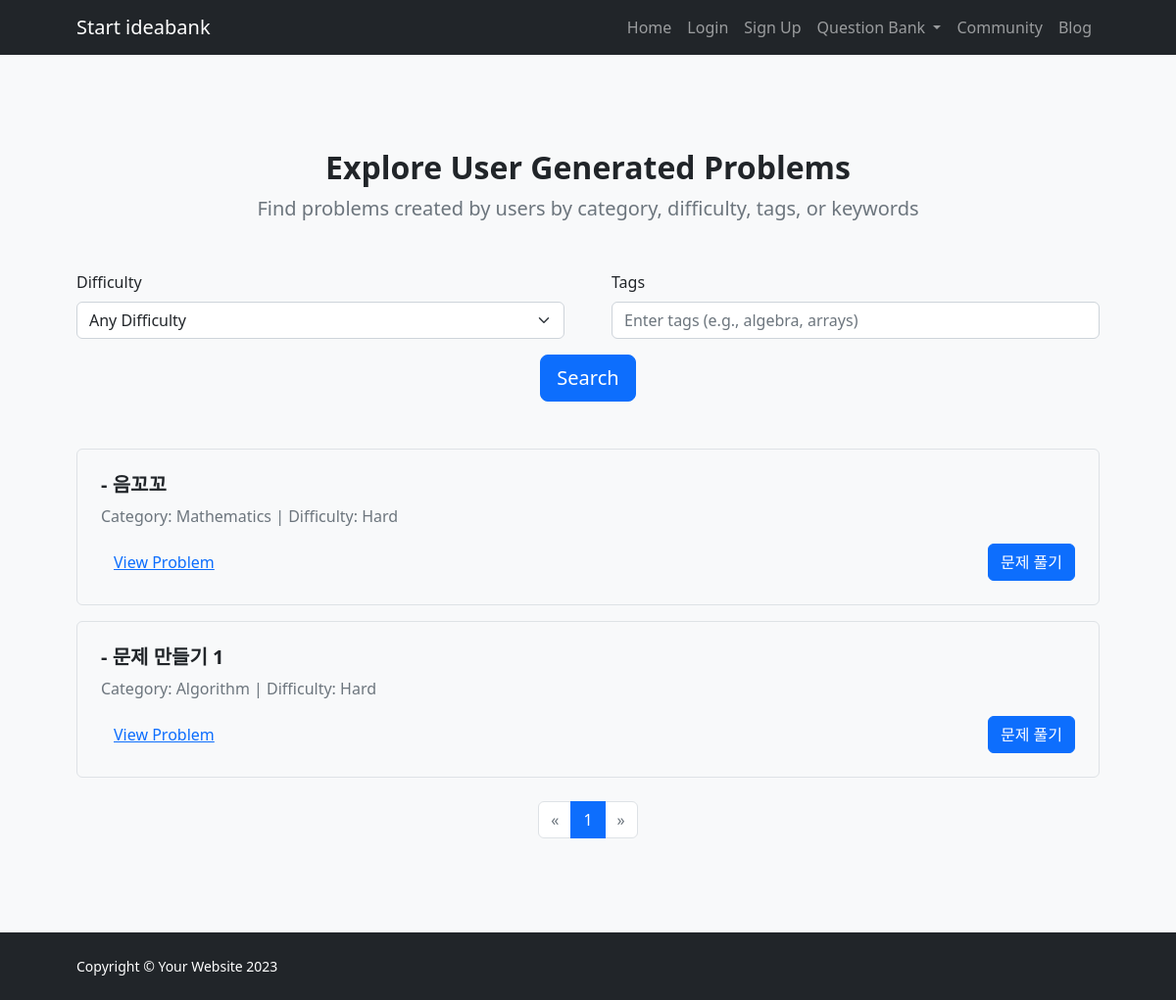
The app's page /user_generated_question_bank/ with its own data.
### IBK_ossproject/models.py (models this page shows, shortened)
class Problem(models.Model):
    DIFFICULTY_CHOICES = [
        ('Easy', '쉬움'),
        ('Medium', '중간'),
        ('Hard', '어려움'),
    ]
    title = models.CharField(max_length=255)
    description = models.TextField()
    example_input = models.TextField(blank=True, null=True)
    example_output = models.TextField(blank=True, null=True)
    image = models.ImageField(upload_to='problems/', blank=True, null=True)
    category = models.CharField(max_length=100, blank=True, null=True)
    difficulty = models.CharField(max_length=10, choices=DIFFICULTY_CHOICES, blank=True, null=True)
    created_at = models.DateTimeField(auto_now_add=True)
    author = models.ForeignKey(User, on_delete=models.CASCADE, related_name='problems')

### IBK_ossproject/views.py (the view)
# urls.py: path('user_generated_question_bank/', views.user_generated_question_bank, name='user_generated_question_bank'),
def user_generated_question_bank(request):
    difficulty = request.GET.get('difficulty', '')
    tags = request.GET.get('tags', '').split(',')
    problems = Problem.objects.all()
    if difficulty:
        problems = problems.filter(difficulty=difficulty)
    if tags and tags != ['']:
        for tag in tags:
            problems = problems.filter(tags__icontains=tag.strip())
    paginator = Paginator(problems, 7)  # 페이지당 7개의 문제
    page = request.GET.get('page')
    user_problems = paginator.get_page(page)
    return render(request, 'user_generated_question_bank.html', {
        'user_problems': user_problems,
        'difficulty': difficulty,
        'tags': ','.join(tags) if tags != [''] else '',
    })

### templates/user_generated_question_bank.html (shortened to what this page needs)
{% extends 'base.html' %}
{% block content %}
<section class="py-5 bg-light" id="user-problem-search-section">
    <div class="container px-5 my-5">
        <div class="text-center">
            <h2 class="fw-bolder">Explore User Generated Problems</h2>
            <p class="lead fw-normal text-muted mb-5">Find problems created by users by category, difficulty, tags, or keywords</p>
        </div>
        <form id="user-problem-search-form" method="get" action="{% url 'user_generated_question_bank' %}">
            <div class="row gx-5">
                <div class="col-md-6 mb-3">
                    <label for="difficultySelect" class="form-label">Difficulty</label>
                    <select id="difficultySelect" class="form-select" name="difficulty">
                        <option value="" selected>Any Difficulty</option>
                    </select>
                </div>
                <div class="col-md-6 mb-3">
                    <label for="tagInput" class="form-label">Tags</label>
                    <input type="text" class="form-control" id="tagInput" name="tags" placeholder="Enter tags (e.g., algebra, arrays)" value="{{ tags }}" />
                </div>
            </div>
            <div class="d-flex justify-content-center">
                <button type="submit" class="btn btn-primary btn-lg">Search</button>
            </div>
        </form>
        <div id="user-problem-list" class="mt-5">
            {% for problem in user_problems %}
                <div class="problem-item border p-4 mb-3 rounded">
                    <h5 class="fw-bolder">{{ problem.user.username }} - {{ problem.title }}</h5>
                    <p class="text-muted">Category: {{ problem.category }} | Difficulty: {{ problem.difficulty }}</p>
                    <div class="d-flex justify-content-between align-items-center">
                        <a href="{% url 'problem_detail' problem.pk %}" class="btn btn-link" target="_blank">View Problem</a>
                        <a href="{% url 'user_problem_solving_creation' problem_id=problem.id %}" class="btn btn-primary">문제 풀기</a>
                    </div>
                </div>
            {% empty %}
                <p class="text-center">No user-generated problems found.</p>
            {% endfor %}
        </div>
        <nav aria-label="User Problem Bank Pagination" class="mt-4">
            <ul class="pagination justify-content-center">
                {% if user_problems.has_previous %}
                    <li class="page-item">
                        <a class="page-link" href="?page={{ user_problems.previous_page_number }}" aria-label="Previous">
                            <span aria-hidden="true">&laquo;</span>
                        </a>
                    </li>
                {% else %}
                    <li class="page-item disabled">
                        <span class="page-link" aria-label="Previous">
                            <span aria-hidden="true">&laquo;</span>
                        </span>
                    </li>
                {% endif %}
                {% for num in user_problems.paginator.page_range %}
                    {% if num > user_problems.number|add:'-5' and num < user_problems.number|add:'5' %}
                        {% if user_problems.number == num %}
                            <li class="page-item active"><span class="page-link">{{ num }}</span></li>
                        {% else %}
                            <li class="page-item"><a class="page-link" href="?page={{ num }}">{{ num }}</a></li>
                        {% endif %}
                    {% endif %}
                {% endfor %}
                {% if user_problems.has_next %}
                    <li class="page-item">
                        <a class="page-link" href="?page={{ user_problems.next_page_number }}" aria-label="Next">
                            <span aria-hidden="true">&raquo;</span>
                        </a>
                    </li>
                {% else %}
                    <li class="page-item disabled">
                        <span class="page-link" aria-label="Next">
                            <span aria-hidden="true">&raquo;</span>
                        </span>
                    </li>
                {% endif %}
            </ul>
        </nav>
    </div>
</section>
{% endblock %}

### records on screen
Problem: title "음꼬꼬", category "Mathematics", difficulty "Hard"
Problem: title "문제 만들기 1", category "Algorithm", difficulty "Hard"

### other values on screen
{{ num }} "1"
